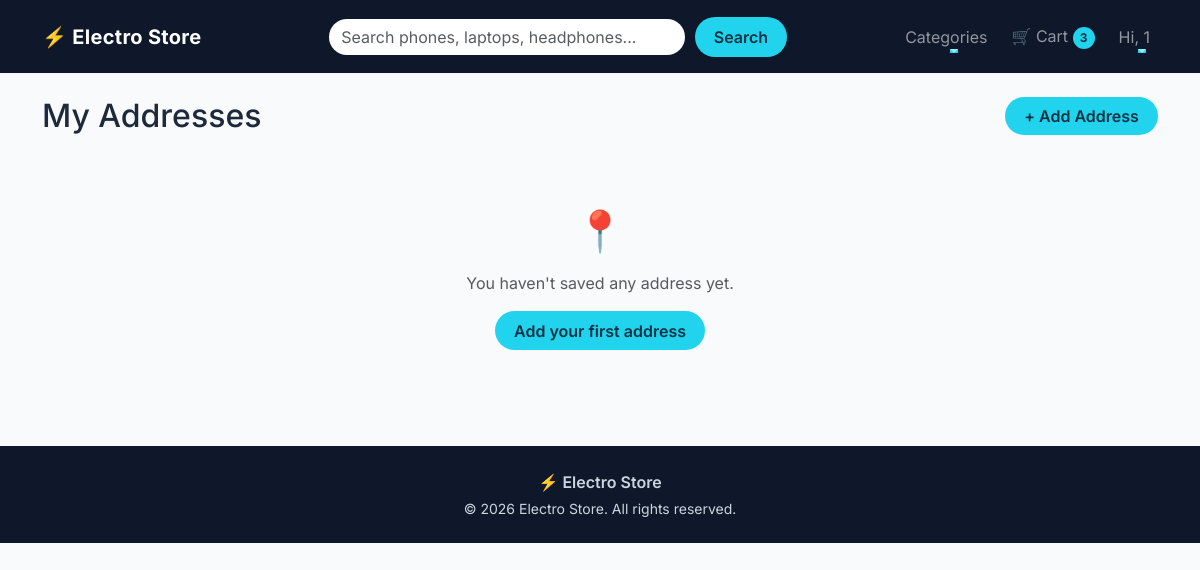
Before: /accounts/addresses/ (signed in) with the older database file.
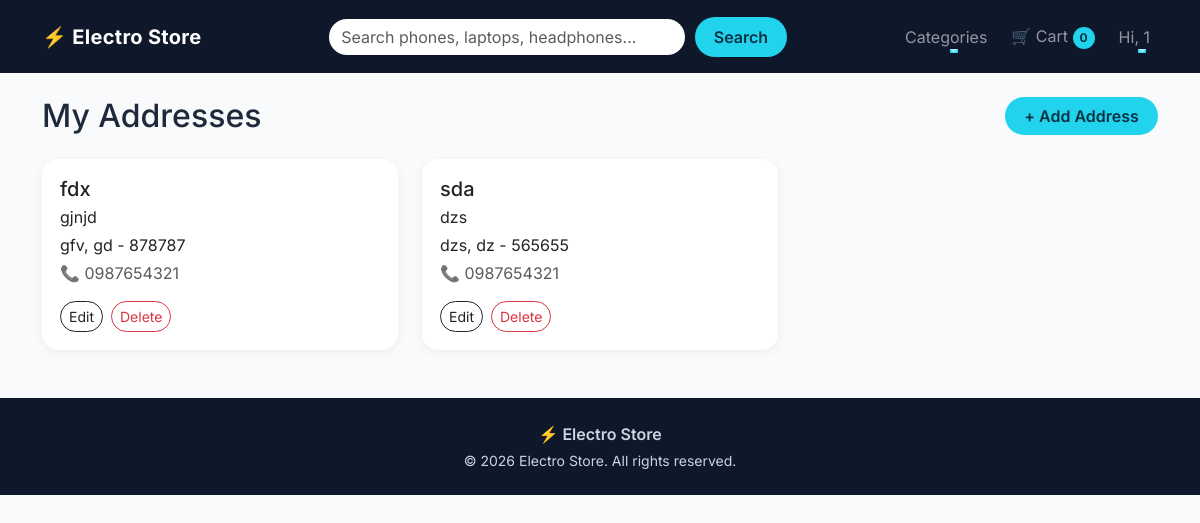
After: the same page with the newer database file.
### accounts/models.py (models this page shows, shortened)
class Address(models.Model):
    user = models.ForeignKey(User,on_delete=models.CASCADE,related_name='addresses')
    full_name = models.CharField(max_length=150)
    phone = models.CharField(max_length=15)
    address_line = models.CharField(max_length=300)
    city = models.CharField(max_length=50)
    state = models.CharField(max_length=50)
    pincode = models.CharField(max_length=6)
    class Meta:
        verbose_name_plural = 'addresses'

### accounts/views.py (the view)
# urls.py: path('addresses/',views.address_list_view,name='address_list'),
@login_required
def address_list_view(request):
    addresses = request.user.addresses.all()
    return render(request,'accounts_templates/address_list.html',{'addresses': addresses})

### cart/context_processors.py (called while the page is built)
def cart_count(request):
    count = 0
    if request.user.is_authenticated:
        cart = Cart.objects.filter(user=request.user).first()
        if cart:
            count = cart.total_items
    return {'cart_count': count}

### cart/models.py (called while the page is built)
    @property
    def total_items(self):
        return sum(item.quantity for item in self.items.all())

### store/context_processors.py (called while the page is built)
def categories(request):
    return {'nav_categories' : Category.objects.all()}

def wishlist_ids(request):
    if request.user.is_authenticated:
        ids = set(
            Wishlist.objects.filter(
                user=request.user
            ).values_list('product_id', flat=True)
        )
    else:
        ids = set()
    return {'wishlist_ids': ids}

### templates/accounts_templates/address_list.html (shortened to what this page needs)
{% extends 'base.html' %}
{% block content %}
<div class="d-flex justify-content-between align-items-center mb-4">
  <h2 class="mb-0">My Addresses</h2>
  <a href="{% url 'accounts:add_address' %}" class="btn btn-accent">+ Add Address</a>
</div>
{% if addresses %}
<div class="row g-4">
  {% for address in addresses %}
  <div class="col-md-6 col-lg-4 reveal" style="--delay: 0.{{ forloop.counter }}s">
    <div class="card address-card h-100 p-3">
      <h5 class="mb-1">{{ address.full_name }}</h5>
      <p class="mb-1">{{ address.address_line }}</p>
      <p class="mb-1">{{ address.city }}, {{ address.state }} - {{ address.pincode }}</p>
      <p class="text-muted mb-3">📞 {{ address.phone }}</p>
      <div class="d-flex gap-2 mt-auto">
        <a href="{% url 'accounts:edit_address' address.pk %}" class="btn btn-sm btn-outline-dark rounded-pill">Edit</a>
        <form method="post" action="{% url 'accounts:delete_address' address.pk %}"
              onsubmit="return confirm('Delete this address?');">
          <button type="submit" class="btn btn-sm btn-outline-danger rounded-pill">Delete</button>
        </form>
      </div>
    </div>
  </div>
  {% endfor %}
</div>
{% else %}
<div class="text-center py-5">
  <p class="display-6">📍</p>
  <p class="text-muted">You haven't saved any address yet.</p>
  <a href="{% url 'accounts:add_address' %}" class="btn btn-accent">Add your first address</a>
</div>
{% endif %}
{% endblock %}

### templates/base.html (shortened to what this page needs)
{% load static %}
<!DOCTYPE html>
<html lang="en">
<head>
  <link href="https://cdn.jsdelivr.net/npm/bootstrap@5.3.3/dist/css/bootstrap.min.css" rel="stylesheet">
  <link href="{% static 'css/style.css' %}" rel="stylesheet">
</head>
<body>
  <nav class="navbar navbar-expand-lg navbar-dark sticky-top site-navbar" id="mainNavbar">
    <div class="container">
      <a class="navbar-brand" href="{% url 'store:home' %}"><span class="brand-icon">⚡</span> Electro Store</a>
      <div class="collapse navbar-collapse" id="navMenu">
        <form class="search-form mx-lg-auto my-3 my-lg-0" role="search" action="{% url 'store:product_list' %}"
          method="get">
          <input class="form-control" type="search" name="q" placeholder="Search phones, laptops, headphones...">
          <button class="btn btn-accent" type="submit">Search</button>
        </form>
        <ul class="navbar-nav align-items-lg-center gap-lg-2">
          <li class="nav-item dropdown">
            <a class="nav-link nav-anim dropdown-toggle" href="#" role="button" data-bs-toggle="dropdown"
              aria-expanded="false">
              Categories
            </a>
          </li>
          <li class="nav-item">
            <a class="nav-link nav-anim" href="{% url 'cart:cart_detail' %}">
              🛒 Cart <span class="cart-badge" id="cartCount">{{ cart_count }}</span>
            </a>
          </li>
          {% if user.is_authenticated %}
          <li class="nav-item dropdown">
            <a class="nav-link nav-anim dropdown-toggle" href="#" role="button" data-bs-toggle="dropdown"
              aria-expanded="false">
              Hi, {{ user.first_name|default:user.username }}
            </a>
          </li>
          {% else %}
          <li class="nav-item"><a class="nav-link nav-anim" href="{% url 'accounts:login' %}">Login</a></li>
          <li class="nav-item"><a class="btn btn-accent ms-lg-2" href="{% url 'accounts:signup' %}">Sign Up</a></li>
          {% endif %}
        </ul>
      </div>
    </div>
  </nav>
  <main class="container my-4 page-content">
    {% block content %}{% endblock %}
  </main>
  <footer class="site-footer mt-5">
    <div class="container py-4 text-center">
      <p class="mb-1 fw-semibold">⚡ Electro Store</p>
      <p class="mb-0 small">© 2026 Electro Store. All rights reserved.</p>
    </div>
  </footer>
</body>
</html>

Changed rows visible on the page:
added Address: full_name "fdx", address_line "gjnjd", city "gfv", state "gd", pincode "878787", phone "0987654321"
added Address: full_name "sda", address_line "dzs", city "dzs", state "dz", pincode "565655", phone "0987654321"
Other visible differences:
{{ cart_count }}: "3" → "0"
text no longer shown: "📍 You haven't saved any address yet. Add your first address"
